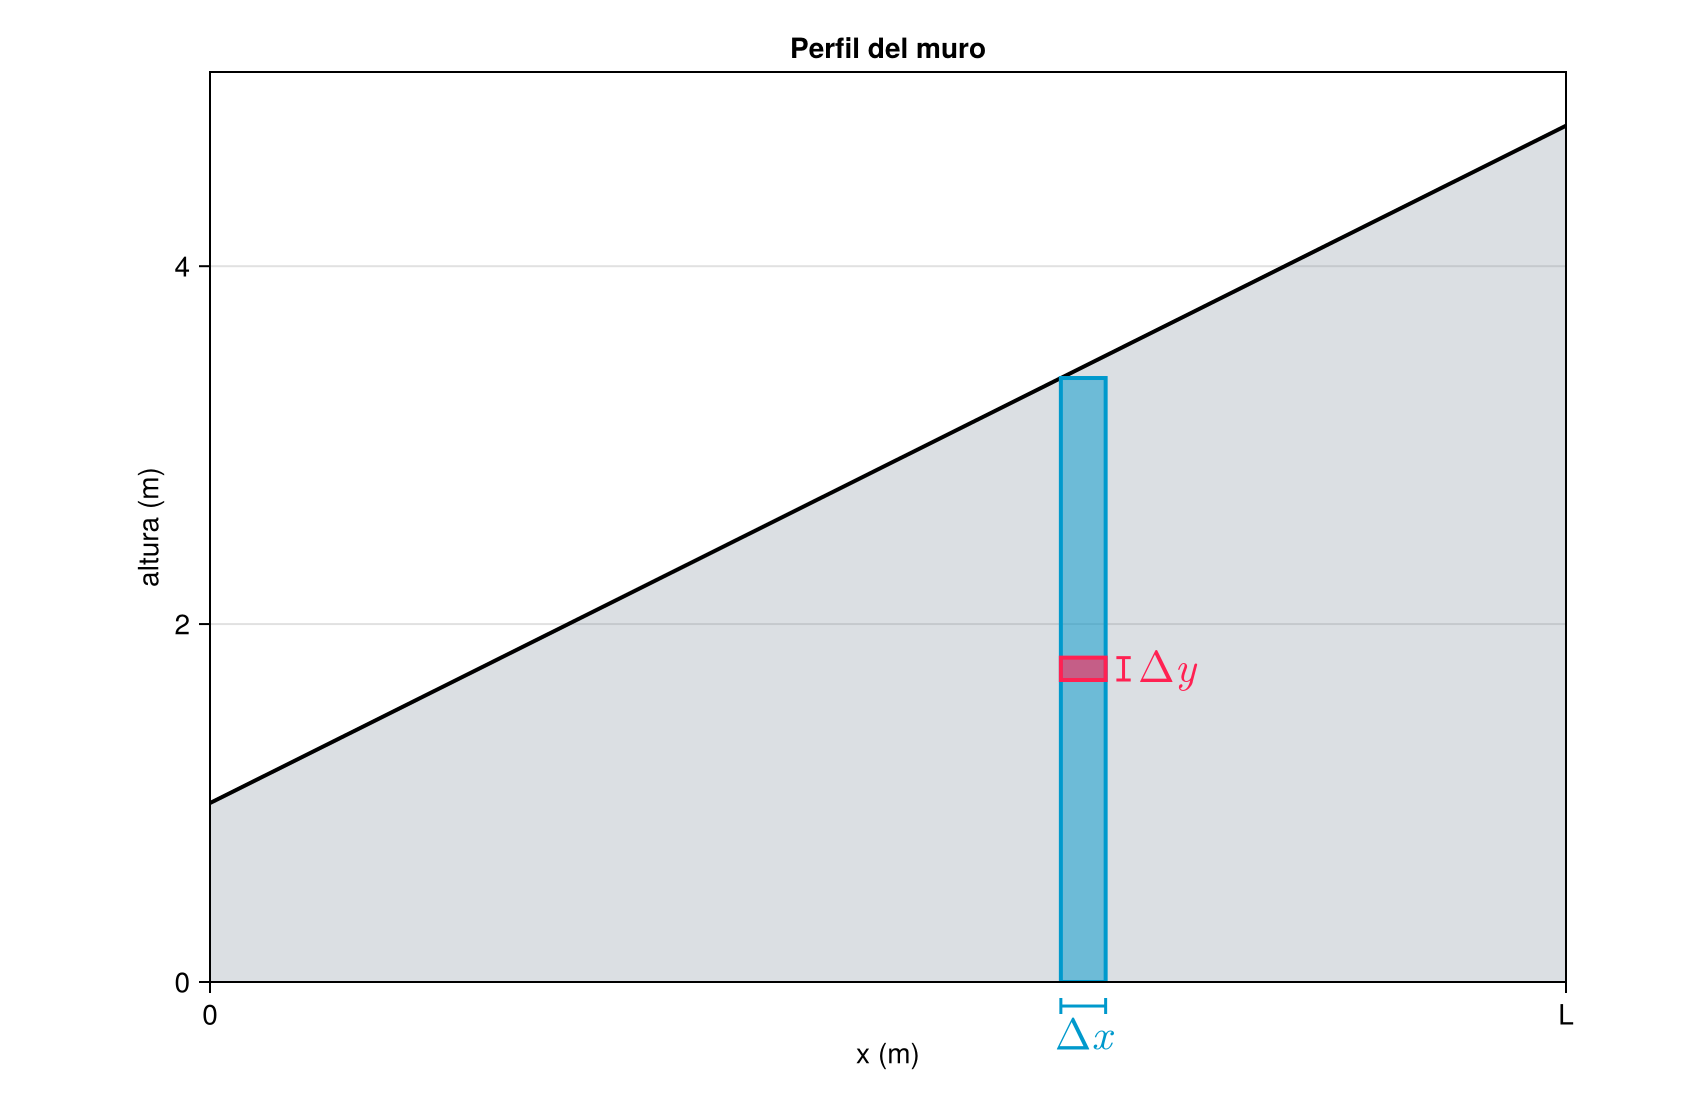

Source code (Julia):
using CairoMakie

myblue = "#0099CC"
myred  = "#ff2152"

L = 7.57
h(x) = 1 + x/2

xs = range(0, L; length = 300)
hs = h.(xs)

x0 = 4.75
Δx = 0.25
Δy = Δx/2
y1 = h(x0)

rect(x, y, w, hgt) = Point2f[(x, y), (x+w, y), (x+w, y+hgt), (x, y+hgt)]

fig = Figure(size = (850, 550))
ax  = Axis(fig[1,1]; xlabel = "x (m)", ylabel = "altura (m)",
           title = "Perfil del muro",
           aspect = DataAspect(),
           xticks = ([0, L], ["0", "L"]))
xlims!(ax, 0, L)
ylims!(ax, 0, h(L) + 0.3)

band!(ax, xs, fill(0.0, length(xs)), hs; color = (:slategray, 0.25))
lines!(ax, xs, hs; color = :black, linewidth = 2)

poly!(ax, rect(x0, 0, Δx, y1);     color = (myblue, 0.5), strokecolor = myblue, strokewidth = 2)
poly!(ax, rect(x0, y1/2, Δx, Δy);  color = (myred, 0.6),  strokecolor = myred,  strokewidth = 2)

# --- cota Δy (a la derecha del segundo rectángulo, dentro del eje) ---
xr = x0 + Δx + 0.10
lines!(ax, [xr, xr], [y1/2, y1/2 + Δy]; color = myred)
lines!(ax, [xr-0.04, xr+0.04], [y1/2, y1/2];       color = myred)
lines!(ax, [xr-0.04, xr+0.04], [y1/2+Δy, y1/2+Δy]; color = myred)
text!(ax, xr + 0.08, y1/2 + Δy/2; text = L"\Delta y",
      align = (:left, :center), fontsize = 22, color = myred)

# --- cota Δx DEBAJO del eje x (sobre ax.blockscene, en píxeles) ---
xpix(lims, vp, x) = vp.origin[1] + (x - lims.origin[1]) / lims.widths[1] * vp.widths[1]

bracket = lift(ax.finallimits, ax.scene.viewport) do lims, vp
    xa, xb = xpix(lims, vp, x0), xpix(lims, vp, x0 + Δx)
    yb = vp.origin[2] - 12
    Point2f[(xa, yb), (xb, yb),
            (xa, yb-4), (xa, yb+4),
            (xb, yb-4), (xb, yb+4)]
end
linesegments!(ax.blockscene, bracket; space = :pixel, color = myblue, linewidth = 1.5)

labelpos = lift(ax.finallimits, ax.scene.viewport) do lims, vp
    Point2f(xpix(lims, vp, x0 + Δx/2), vp.origin[2] - 16)
end
text!(ax.blockscene, labelpos; text = L"\Delta x", space = :pixel,
      align = (:center, :top), fontsize = 22, color = myblue)

fig

save("perfil-muro.png", fig)
save("perfil-muro.svg", fig)
save("perfil-muro.pdf", fig)
